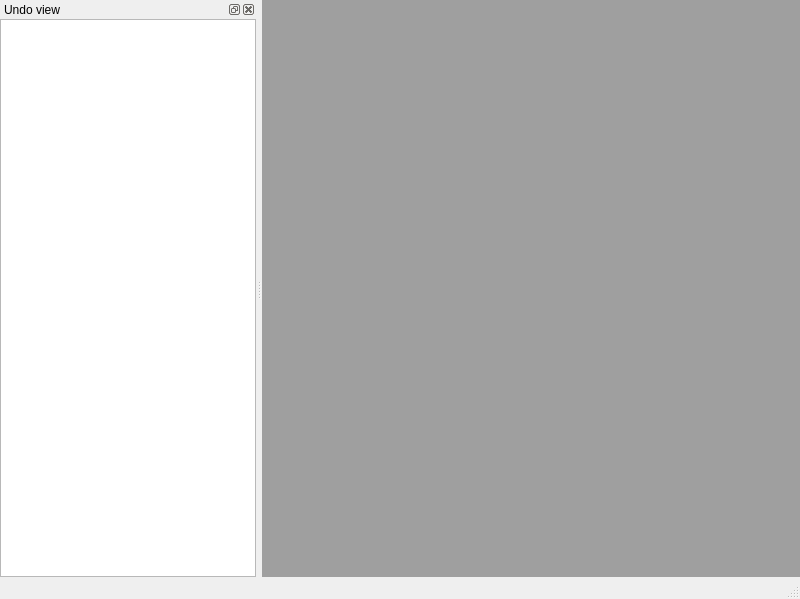
<?xml version="1.0" encoding="UTF-8"?>
<ui version="4.0">
 <class>mainWindow</class>
 <widget class="QMainWindow" name="mainWindow">
  <property name="geometry">
   <rect>
    <x>0</x>
    <y>0</y>
    <width>800</width>
    <height>599</height>
   </rect>
  </property>
  <property name="windowTitle">
   <string>pgBase</string>
  </property>
  <property name="iconSize">
   <size>
    <width>16</width>
    <height>16</height>
   </size>
  </property>
  <property name="dockOptions">
   <set>QMainWindow::AllowTabbedDocks</set>
  </property>
  <widget class="QWidget" name="centralWidget">
   <layout class="QVBoxLayout" name="verticalLayout" stretch="0,0">
    <property name="spacing">
     <number>0</number>
    </property>
    <property name="margin">
     <number>0</number>
    </property>
    <item>
     <widget class="QMdiArea" name="mdiArea">
      <property name="viewMode">
       <enum>QMdiArea::TabbedView</enum>
      </property>
      <property name="tabPosition">
       <enum>QTabWidget::South</enum>
      </property>
     </widget>
    </item>
    <item>
     <widget class="SearchWidget" name="searchWidget" native="true"/>
    </item>
   </layout>
  </widget>
  <widget class="QMenuBar" name="mainMenuBar">
   <property name="geometry">
    <rect>
     <x>0</x>
     <y>0</y>
     <width>800</width>
     <height>22</height>
    </rect>
   </property>
  </widget>
  <widget class="QStatusBar" name="statusBar"/>
  <widget class="QDockWidget" name="coreDockWidget2">
   <property name="windowTitle">
    <string>Undo view</string>
   </property>
   <attribute name="dockWidgetArea">
    <number>1</number>
   </attribute>
   <widget class="QWidget" name="contents2">
    <layout class="QVBoxLayout" name="verticalLayout_3">
     <property name="spacing">
      <number>0</number>
     </property>
     <property name="margin">
      <number>0</number>
     </property>
     <item>
      <widget class="QUndoView" name="undoView"/>
     </item>
    </layout>
   </widget>
  </widget>
 </widget>
 <customwidgets>
  <customwidget>
   <class>SearchWidget</class>
   <extends>QWidget</extends>
   <header>searchwidget.h</header>
   <container>1</container>
  </customwidget>
  <customwidget>
   <class>QUndoView</class>
   <extends>QListView</extends>
   <header location="global">qundoview.h</header>
  </customwidget>
 </customwidgets>
 <resources/>
 <connections/>
</ui>
